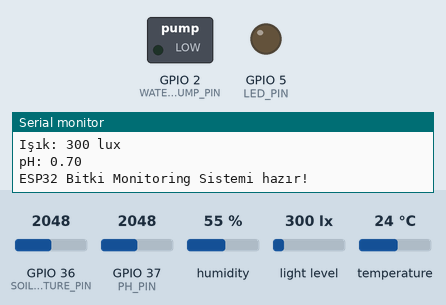
Recording of a sketch running on a simulated ESP32. On the bench: switched loads named in the sketch (green lamp = pin HIGH), output pins drawn as LEDs (lit = HIGH), the last lines printed to the serial monitor. The inputs (shaded band) are chosen by the test bench; at power-on: GPIO 36 (SOIL_MOISTURE_PIN) = 2048, GPIO 37 (PH_PIN) = 2048, humidity 55 %, light level 300 lx, temperature 24 °C. WiFi joins after 1.5 s; servers stay silent unless stated.

Above: at 3.2 s.
3.3 s: GPIO 36 (SOIL_MOISTURE_PIN) set to 3281
6.2 s: GPIO 36 (SOIL_MOISTURE_PIN) set to 3369
At 10.8 s:
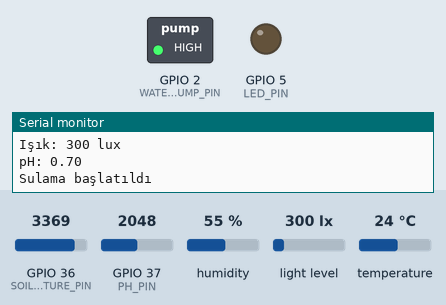
Timing chart, 0 to 12.3 s (numbered marks = the images above; inputs shaded):
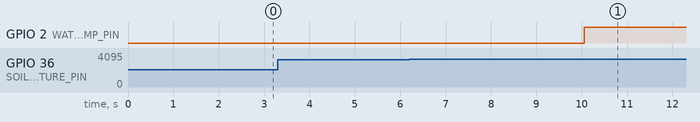

The sketch:

esp32-plant-monitor.ino
```cpp
/*
 * ESP32 Bitki Yaşamı Monitoring Sistemi
 * WebSocket ile gerçek zamanlı veri gönderimi
 * Sulama, ışık ve sıcaklık kontrolü
 */

#include <WiFi.h>
#include <WebSocketsServer.h>
#include <ArduinoJson.h>
#include <DHT.h>
#include <Wire.h>
#include <BH1750.h>

// WiFi ayarları
const char* ssid = "YOUR_WIFI_SSID";
const char* password = "YOUR_WIFI_PASSWORD";

// Sensör pinleri
#define DHT_PIN 4
#define SOIL_MOISTURE_PIN A0
#define WATER_PUMP_PIN 2
#define LED_PIN 5
#define PH_PIN A1

// Sensör nesneleri
DHT dht(DHT_PIN, DHT22);
BH1750 lightMeter;

// WebSocket server
WebSocketsServer webSocket = WebSocketsServer(81);

// Bitki verileri
struct PlantData {
  float temperature;
  float humidity;
  int soilMoisture;
  int lightLevel;
  float phLevel;
  bool waterPumpOn;
  bool ledOn;
  String plantName;
  String status;
} plantData;

// Zamanlayıcılar
unsigned long lastSensorRead = 0;
unsigned long lastWebSocketSend = 0;
const unsigned long SENSOR_INTERVAL = 5000; // 5 saniye
const unsigned long WEBSOCKET_INTERVAL = 2000; // 2 saniye

void setup() {
  Serial.begin(115200);

  // Pin ayarları
  pinMode(WATER_PUMP_PIN, OUTPUT);
  pinMode(LED_PIN, OUTPUT);
  digitalWrite(WATER_PUMP_PIN, LOW);
  digitalWrite(LED_PIN, LOW);

  // Sensörleri başlat
  dht.begin();
  Wire.begin();
  lightMeter.begin();

  // WiFi bağlantısı
  WiFi.begin(ssid, password);
  while (WiFi.status() != WL_CONNECTED) {
    delay(1000);
    Serial.println("WiFi'ye bağlanıyor...");
  }

  Serial.println("WiFi bağlandı!");
  Serial.print("IP adresi: ");
  Serial.println(WiFi.localIP());

  // WebSocket server başlat
  webSocket.begin();
  webSocket.onEvent(webSocketEvent);

  // İlk veri okuma
  readSensors();

  Serial.println("ESP32 Bitki Monitoring Sistemi hazır!");
}

void loop() {
  webSocket.loop();

  unsigned long currentTime = millis();

  // Sensör verilerini oku
  if (currentTime - lastSensorRead >= SENSOR_INTERVAL) {
    readSensors();
    lastSensorRead = currentTime;
  }

  // WebSocket'e veri gönder
  if (currentTime - lastWebSocketSend >= WEBSOCKET_INTERVAL) {
    sendDataToWebApp();
    lastWebSocketSend = currentTime;
  }

  // Otomatik sulama kontrolü
  checkAutoWatering();

  delay(100);
}

void readSensors() {
  // Sıcaklık ve nem
  plantData.temperature = dht.readTemperature();
  plantData.humidity = dht.readHumidity();

  // Toprak nemi (0-100%)
  int soilRaw = analogRead(SOIL_MOISTURE_PIN);
  plantData.soilMoisture = map(soilRaw, 0, 4095, 100, 0);

  // Işık seviyesi
  plantData.lightLevel = lightMeter.readLightLevel();

  // pH seviyesi (0-14)
  int phRaw = analogRead(PH_PIN);
  plantData.phLevel = map(phRaw, 0, 4095, 0, 14) / 10.0;

  // Durum belirleme
  determinePlantStatus();

  Serial.println("Sensör verileri okundu:");
  Serial.println("Sıcaklık: " + String(plantData.temperature) + "°C");
  Serial.println("Nem: " + String(plantData.humidity) + "%");
  Serial.println("Toprak Nem: " + String(plantData.soilMoisture) + "%");
  Serial.println("Işık: " + String(plantData.lightLevel) + " lux");
  Serial.println("pH: " + String(plantData.phLevel));
}

void determinePlantStatus() {
  if (plantData.soilMoisture < 20) {
    plantData.status = "Sulama Gerekli";
  } else if (plantData.temperature > 30 || plantData.temperature < 15) {
    plantData.status = "Sıcaklık Uygun Değil";
  } else if (plantData.humidity < 40) {
    plantData.status = "Nem Düşük";
  } else if (plantData.lightLevel < 100) {
    plantData.status = "Işık Yetersiz";
  } else {
    plantData.status = "Sağlıklı";
  }
}

void checkAutoWatering() {
  if (plantData.soilMoisture < 20 && !plantData.waterPumpOn) {
    startWatering();
  } else if (plantData.soilMoisture > 80 && plantData.waterPumpOn) {
    stopWatering();
  }
}

void startWatering() {
  digitalWrite(WATER_PUMP_PIN, HIGH);
  plantData.waterPumpOn = true;
  Serial.println("Sulama başlatıldı");
}

void stopWatering() {
  digitalWrite(WATER_PUMP_PIN, LOW);
  plantData.waterPumpOn = false;
  Serial.println("Sulama durduruldu");
}

void turnOnLED() {
  digitalWrite(LED_PIN, HIGH);
  plantData.ledOn = true;
  Serial.println("LED açıldı");
}

void turnOffLED() {
  digitalWrite(LED_PIN, LOW);
  plantData.ledOn = false;
  Serial.println("LED kapatıldı");
}

void sendDataToWebApp() {
  // JSON veri oluştur
  DynamicJsonDocument doc(1024);
  doc["temperature"] = plantData.temperature;
  doc["humidity"] = plantData.humidity;
  doc["soilMoisture"] = plantData.soilMoisture;
  doc["lightLevel"] = plantData.lightLevel;
  doc["phLevel"] = plantData.phLevel;
  doc["waterPumpOn"] = plantData.waterPumpOn;
  doc["ledOn"] = plantData.ledOn;
  doc["status"] = plantData.status;
  doc["timestamp"] = millis();

  String jsonString;
  serializeJson(doc, jsonString);

  // WebSocket ile gönder
  webSocket.broadcastTXT(jsonString);
}

void webSocketEvent(uint8_t num, WStype_t type, uint8_t * payload, size_t length) {
  switch(type) {
    case WStype_DISCONNECTED:
      Serial.printf("Client %u disconnected\n", num);
      break;

    case WStype_CONNECTED:
      Serial.printf("Client %u connected\n", num);
      // Bağlantı kurulduğunda mevcut veriyi gönder
      sendDataToWebApp();
      break;

    case WStype_TEXT:
      handleWebSocketMessage((char*)payload);
      break;

    default:
      break;
  }
}

void handleWebSocketMessage(String message) {
  DynamicJsonDocument doc(1024);
  deserializeJson(doc, message);

  String command = doc["command"];

  if (command == "water") {
    bool start = doc["start"];
    if (start) {
      startWatering();
    } else {
      stopWatering();
    }
  }
  else if (command == "led") {
    bool on = doc["on"];
    if (on) {
      turnOnLED();
    } else {
      turnOffLED();
    }
  }
  else if (command == "setPlant") {
    plantData.plantName = doc["name"].as<String>();
    Serial.println("Bitki adı güncellendi: " + plantData.plantName);
  }

  // Komut işlendikten sonra güncel veriyi gönder
  sendDataToWebApp();
}
```

Measured:
- the behaviour switches between 3316 and 3317 on GPIO 36 (SOIL_MOISTURE_PIN) (found by bisection; images 0 and 1)
- after the input at 6.2 s, GPIO 2 (WATER_PUMP_PIN): LOW → HIGH after 3.9 s
